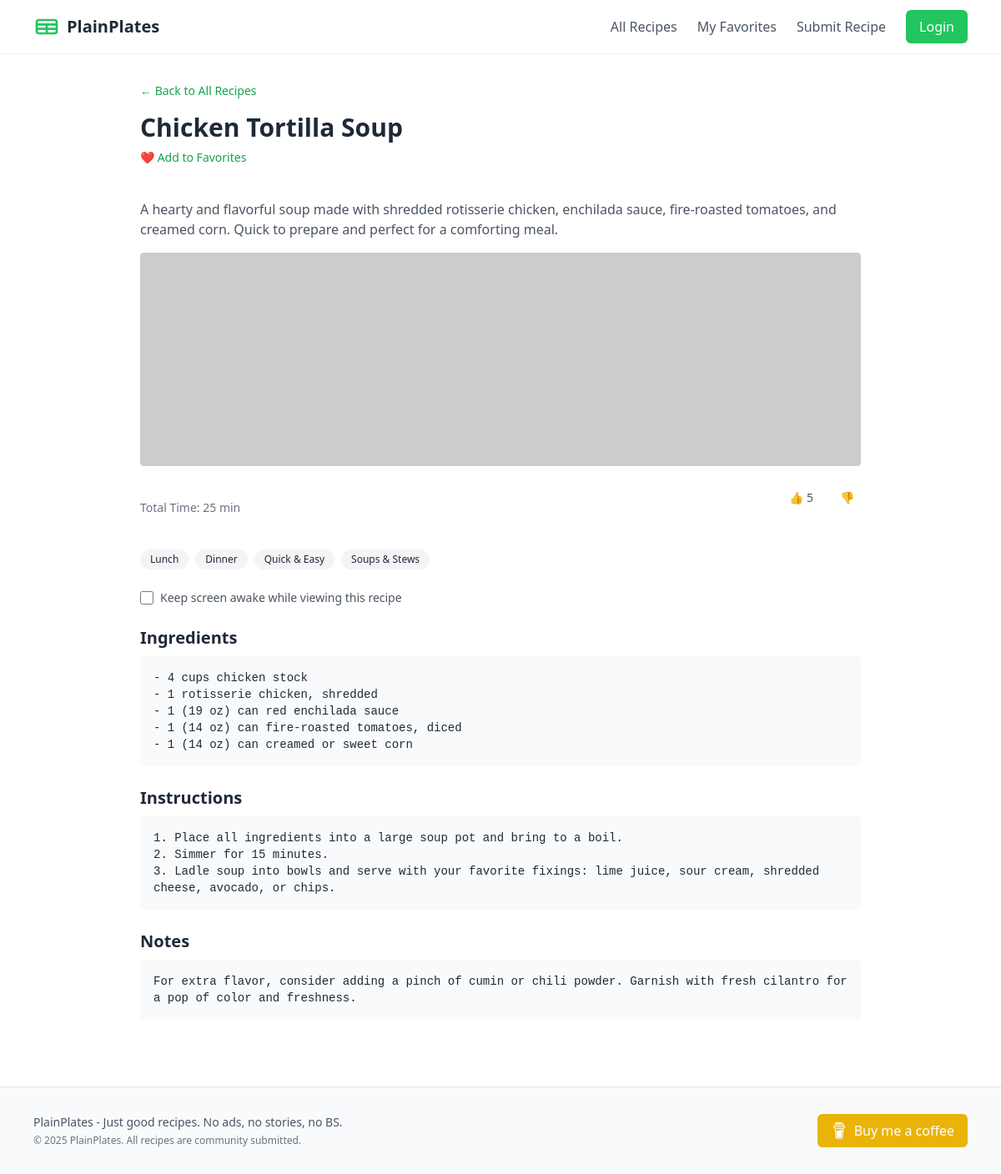
Screenshot of /recipes/chicken-tortilla-soup with the database file from the repository.
### tables this page shows
CREATE TABLE recipes (
    id INTEGER PRIMARY KEY AUTOINCREMENT,
    title TEXT NOT NULL,
    slug TEXT UNIQUE NOT NULL,
    description TEXT NOT NULL,
    ingredients TEXT NOT NULL,
    instructions TEXT NOT NULL,
    notes TEXT,
    prep_time INTEGER NOT NULL,
    cook_time INTEGER NOT NULL,
    servings INTEGER NOT NULL DEFAULT 4,
    created_at TIMESTAMP NOT NULL DEFAULT CURRENT_TIMESTAMP,
    updated_at TIMESTAMP NOT NULL DEFAULT CURRENT_TIMESTAMP,
    user_id INTEGER,
    FOREIGN KEY (user_id) REFERENCES users (id)
);

CREATE TABLE categories (
    id INTEGER PRIMARY KEY AUTOINCREMENT,
    name TEXT NOT NULL,
    slug TEXT UNIQUE NOT NULL,
    description TEXT
);

### main.py (the view)
@app.get("/recipes/{slug}", response_class=HTMLResponse)
def recipe_detail(slug: str, request: Request):
    user = request.session.get("user")
    conn = sqlite3.connect(DB_PATH)
    conn.row_factory = sqlite3.Row
    cursor = conn.cursor()
    cursor.execute('''
        SELECT recipes.id, title, slug, description, ingredients, instructions, notes,
               prep_time, cook_time, COALESCE(SUM(recipe_votes.value), 0) as score, user_id
        FROM recipes
        LEFT JOIN recipe_votes ON recipes.id = recipe_votes.recipe_id
        WHERE slug = ?
        GROUP BY recipes.id
    ''', (slug,))
    row = cursor.fetchone()
    if not row:
        conn.close()
        return templates.TemplateResponse("404.html", {"request": request}, status_code=404)
    recipe = dict(row)
    vote = 0
    identifier = user["email"] if user else f"anon-{request.client.host}"
    cursor.execute("""
        SELECT value FROM recipe_votes
        WHERE recipe_id = ? AND identifier = ?
    """, (recipe["id"], identifier))
    vote_row = cursor.fetchone()
    vote = int(vote_row[0] / abs(vote_row[0])) if vote_row else 0
    cursor.execute('''
        SELECT name FROM recipe_categories
        JOIN categories ON recipe_categories.category_id = categories.id
        WHERE recipe_categories.recipe_id = ?
    ''', (recipe["id"],))
    recipe["tags"] = [cat["name"] for cat in cursor.fetchall()]
    is_favorited = False
    if user:
        cursor.execute("""
            SELECT 1 FROM user_favorites
            WHERE user_id = ? AND recipe_id = ?
        """, (user["id"], recipe["id"]))
        is_favorited = cursor.fetchone() is not None
    conn.close()
    return templates.TemplateResponse("recipe_detail.html", {
        "request": request,
        "recipe": recipe,
        "is_favorited": is_favorited,
        "vote": vote
    })

### templates/recipe_detail.html (shortened to what this page needs)
{% extends "base.html" %}
{% block content %}
<section class="max-w-4xl mx-auto px-4 py-8">
    <a href="/recipes"
        class="text-sm text-primary-600 hover:underline inline-block mb-4 -mt-5">
        ← Back to All Recipes
    </a>
    <h1 class="text-3xl font-bold mb-2">{{ recipe.title }}</h1>
    <div class="flex items-center justify-between text-sm text-gray-500 mb-6">
		<form method="post" action="/favorites/{{ recipe.id }}" class="mb-4">
			<button type="submit"
				class="text-sm text-primary-600 hover:underline">
				{% if is_favorited %}
					💔 Remove from Favorites
				{% else %}
					❤️ Add to Favorites
				{% endif %}
			</button>
		</form>
	</div>
    <p class="text-gray-600 mb-4">{{ recipe.description }}</p>
    <div class="mb-6 rounded overflow-hidden">
        <img src="/static/images/recipes{{ recipe.slug }}.jpg"
            onerror="this.onerror=null;this.src='https://placehold.co/400x200?text=Image Coming Soon'; this.classList.add('h-16');"
            alt="{{ recipe.title }}"
            class="w-full h-64 object-cover rounded">
    </div>
    <div class="flex items-center justify-between text-sm text-gray-500 mb-6">
        <span>Total Time: {{ recipe.prep_time + recipe.cook_time }} min</span>
		<div class="flex items-center gap-4 mb-6">
		<form method="post" action="/recipes/{{ recipe.id }}/vote">
			<button type="submit"
					class="flex items-center gap-1 text-sm px-2 py-1 rounded
						{% if vote == 1 %}bg-green-100 text-green-700{% else %}text-gray-600 hover:text-green-600{% endif %}">
			👍 {{ recipe.score }}
			</button>
		</form>
		<form method="post" action="/recipes/{{ recipe.id }}/vote">
			<button type="submit"
					class="text-sm px-2 py-1 rounded
						{% if vote == -1 %}bg-red-100 text-red-600{% else %}text-gray-600 hover:text-red-600{% endif %}">
			👎
			</button>
		</form>
		</div>
	</div>
    {% if recipe.tags %}
    <div class="flex flex-wrap gap-2 mb-6">
        {% for tag in recipe.tags %}
        <span class="bg-gray-100 text-gray-800 px-3 py-1 rounded-full text-xs">{{ tag }}</span>
        {% endfor %}
    </div>
    {% endif %}
    <div class="flex items-center gap-2 mb-6">
        <input type="checkbox" id="keep-awake" class="w-4 h-4">
        <label for="keep-awake" class="text-sm text-gray-600">
        Keep screen awake while viewing this recipe
        </label>
    </div>
    <h2 class="text-xl font-semibold mb-2">Ingredients</h2>
    <pre class="bg-gray-50 p-4 rounded text-sm whitespace-pre-wrap mb-6">{{ recipe.ingredients }}</pre>
    <h2 class="text-xl font-semibold mb-2">Instructions</h2>
    <pre class="bg-gray-50 p-4 rounded text-sm whitespace-pre-wrap mb-6">{{ recipe.instructions }}</pre>
    {% if recipe.notes %}
    <h2 class="text-xl font-semibold mb-2">Notes</h2>
    <pre class="bg-gray-50 p-4 rounded text-sm whitespace-pre-wrap">{{ recipe.notes }}</pre>
    {% endif %}
</section>
{% endblock %}

### rows the page displays
recipes: title "Chicken Tortilla Soup", description "A hearty and flavorful soup made with shredded rotisserie chicken, enchilada sauce, fire-roasted tomatoes, and creamed corn. Quick to prepare and perfect for a comforting meal.", recipe.prep_time+recipe.cook_time "25", ingredients "- 4 cups chicken stock - 1 rotisserie chicken, shredded - 1 (19 oz) can red enchilada sauce - 1 (14 oz) can fire-roasted tomatoes, diced - 1 (14 oz) can creamed or sweet corn", instructions "1. Place all ingredients into a large soup pot and bring to a boil. 2. Simmer for 15 minutes. 3. Ladle soup into bowls and serve with your favorite fixings: lime juice, sour cream, shredded cheese, avocado, or chips.", notes "For extra flavor, consider adding a pinch of cumin or chili powder. Garnish with fresh cilantro for a pop of color and freshness."
categories: name "Lunch"
categories: name "Dinner"
categories: name "Quick & Easy"
categories: name "Soups & Stews"

### other values shown
{{ recipe.score }} "5"
